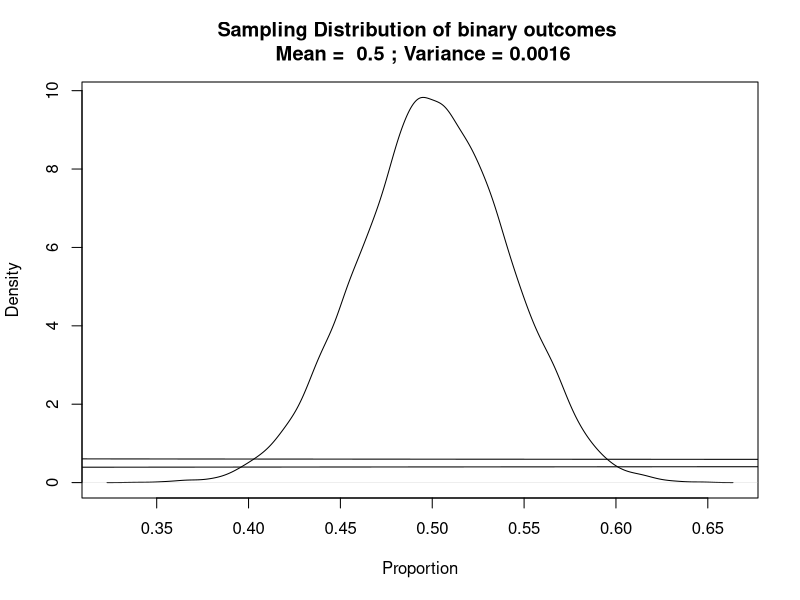
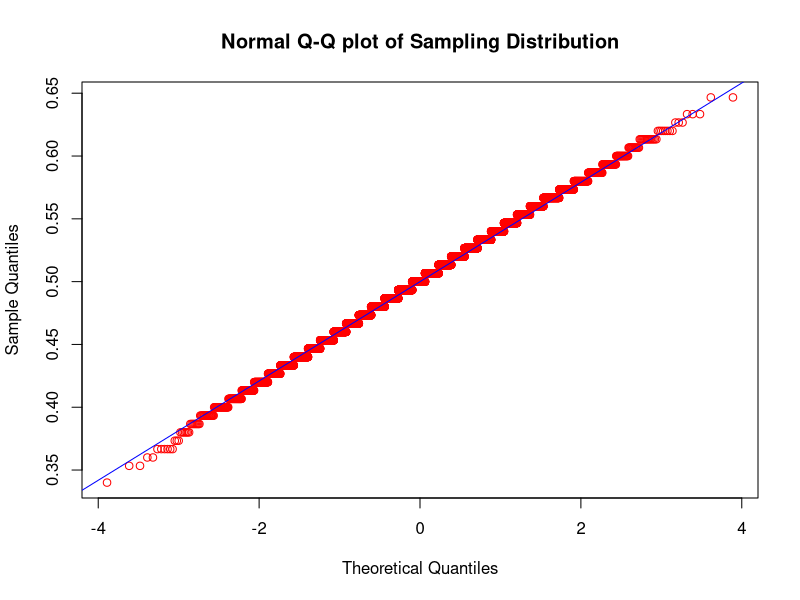

Write R code to recreate these figures, in order.
i = 10000
sim_TT <- NULL
while (i > 0) {
  n <- 150
  p <- 0.5
  sim_TT <- c(sim_TT, mean(rbinom(n,size = 1,prob=p)))
  i = i - 1
}


Title = paste("Sampling Distribution of binary outcomes \n Mean = ",round(mean(sim_TT),2),"; Variance =", round(mean((sim_TT)^2) - (mean(sim_TT))^2, 4)  )
plot(density(sim_TT), main=Title, xlab = "Proportion")
sim_density <- data.frame(qx <- density(sim_TT)$x, dx <- density(sim_TT)$y)
with( data = subset(sim_density, qx > 70/150),lines(qx ~ dx, type="l"))

qqnorm(sim_TT,col="red", main="Normal Q-Q plot of Sampling Distribution")
qqline(sim_TT, col = "blue")
